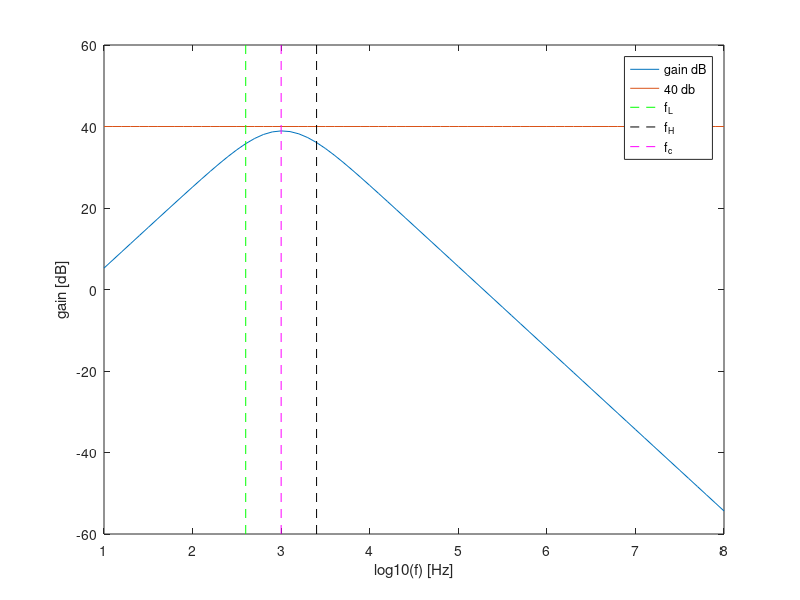

Source code (MATLAB):
%chosen components
R1=1*10^3
R2=1*10^3
R3= 110*10^3+ (200*10^3*10*10^3)/(210*10^3)
R4=(1*10^3*10*10^3)/(11*10^3)

C1=220*10^(-9)
C2=220*10^(-9)/2

%computing COST
costR=(R1+R2+R3+R4)/1000
costC=(C1+C2)*10^(6)

costR741=(1e3+50e3+1e3+5e3+50e3+50+50+25+7.5e3+4.5e5+39e3)/1000
costC741=(30*10^(-12))*10^(6)
cost741=costR741+costC741+22*0.1+1*0.1

COST=costR+costC+cost741

%computing input and output impedances
f=1000
w=2*pi*f
ZC1=1./(j*w*C1);
ZC2=1./(j*w*C2);
Zin=ZC1+R1
Zout=1/(1/R2+1/ZC2)

%computing capacitor's impedances
f=1:0.1:8;;
w=2*pi*power(10,f);
%s=j*w;

ZC1=1./(j*w*C1);
ZC2=1./(j*w*C2);


%computing transfer function
fator1=R1./(R1+ZC1);
fator12=(1+R3/R4).*fator1;
T=abs(ZC2./(ZC2+R2).*fator12);
%converting gain (directly from transfer function to dB)
TdB=20*log10(T);




%computing maximum gain
max=max(TdB)

%computing cut off frequencies (finding out the frequency 3dB bellow the max gain)
flag1=0; 
flag2=0;
for i=1:length(f)
  if(flag1==0 && TdB(i)>=(max-3))
  lowf=f(i-1)
  lowF=power(10,lowf)
  wL=2*pi*power(10,lowf)
  flag1=1;
endif
  if((flag1==1) && (flag2==0) && (TdB(i)<(max-3)))
   highf=f(i-1)
   highF=power(10,highf)
   wH=2*pi*power(10,highf)
   flag2=1;
 endif 
endfor

%central frequency + deviation
fc=sqrt(lowF*highF)
wc=sqrt(wL*wH)
fdev=abs(1000-fc)

%gain + deviation
%40dB <=> 100 amplification
a=log10(fc)
b=int32(10*log10(fc)-10) %finding out iteration corresponding to the central frequency
gain = T(b)
gaindB=TdB(b)%so para ver
gaindev=abs(100-gain)

MERIT=1/(COST*(gaindev+fdev+10^(-6)))

figure;
plot(f,TdB);
hold on;
plot(f,40.+0*f);
hold on;
line ([lowf lowf], [-60 60], "linestyle", "--", "color", "g");
hold on;
line ([highf highf], [-60 60], "linestyle", "--", "color", "k");
hold on;
line ([log10(fc) log10(fc)], [-60 60], "linestyle", "--", "color", "m");
legend("gain dB","40 db","f_L","f_H","f_c");
xlabel ("log10(f) [Hz]");
ylabel ("gain [dB]");
print ("T.eps", "-depsc");

tab=fopen("impedances.tex", "w");
fprintf(tab, "Input Impedance & %f Ohm \\\\ \\hline \n", Zin);
fprintf(tab, "Output Impedance & %f Ohm \\\\ \\hline \n", Zout);
fclose(tab);

tab=fopen("final.tex", "w");
fprintf(tab, "Gain DB & %f dB \\\\ \\hline \n", gaindB);
fprintf(tab, "Gain & %f \\\\ \\hline \n", gain);
fprintf(tab, "Bandwidth & %f Hz \\\\ \\hline \n", highF-lowF);
fprintf(tab, "Central Frequency & %f Hz \\\\ \\hline \n", fc);
fprintf(tab, "Frequency Deviation & %f Hz \\\\ \\hline \n", fdev);
fprintf(tab, "Gain Deviation & %f Hz\\\\ \\hline \n", gaindev);
fprintf(tab, "Cost & %f MU\\\\ \\hline \n", COST);
fprintf(tab, "Merit & %f\\\\ \\hline \n", MERIT);
fclose(tab);	
